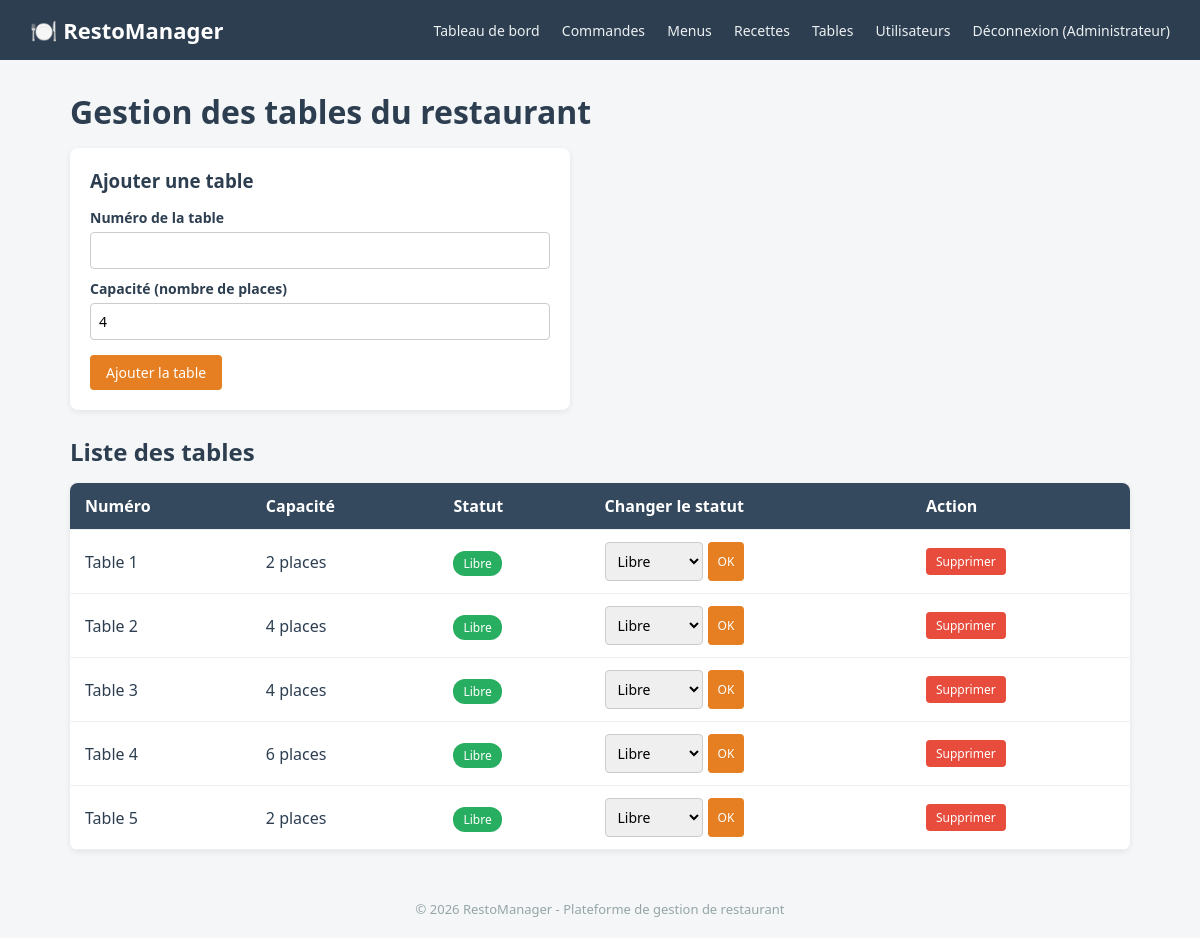
The page /tables.php (signed in) on the database its author committed.
### tables this page shows
CREATE TABLE tables_restaurant (
    id INT AUTO_INCREMENT PRIMARY KEY,
    numero INT NOT NULL,
    capacite INT DEFAULT 4,
    statut ENUM('libre','occupee','reservee') DEFAULT 'libre'
);

### tables.php (the view, shortened to what this page needs)
<?php require 'header.php'; ?>
<h1>Gestion des tables du restaurant</h1>
<form class="formulaire" method="POST" action="tables.php">
    <h3>Ajouter une table</h3>
    <label for="numero">Numéro de la table</label>
    <input type="number" id="numero" name="numero" min="1" required>
    <label for="capacite">Capacité (nombre de places)</label>
    <input type="number" id="capacite" name="capacite" min="1" value="4" required>
    <button type="submit" name="ajouter">Ajouter la table</button>
</form>
<h2>Liste des tables</h2>
<table>
    <tr>
        <th>Numéro</th>
        <th>Capacité</th>
        <th>Statut</th>
        <th>Changer le statut</th>
        <th>Action</th>
    </tr>
    <?php
    $res = $conn->query("SELECT * FROM tables_restaurant ORDER BY numero");
    while ($table = $res->fetch_assoc()):
    ?>
        <tr>
            <td>Table <?= $table['numero'] ?></td>
            <td><?= $table['capacite'] ?> places</td>
            <td><span class="badge badge-<?= $table['statut'] ?>"><?= ucfirst($table['statut']) ?></span></td>
            <td>
                <form method="POST" action="tables.php" style="display:flex; gap:5px;">
                    <select name="statut" style="width:auto;">
                        <?php foreach (['libre','occupee','reservee'] as $statut):
                            $selected = ($statut === $table['statut']) ? 'selected' : '';
                        ?>
                            <option value="<?= $statut ?>" <?= $selected ?>><?= ucfirst($statut) ?></option>
                        <?php endforeach; ?>
                    </select>
                    <button type="submit" name="changer_statut" class="btn-sm">OK</button>
                </form>
            </td>
            <td class="actions">
                <a class="btn btn-sm btn-danger" href="tables.php?supprimer=<?= $table['id'] ?>"
                   onclick="return confirm('Supprimer cette table ?');">Supprimer</a>
            </td>
        </tr>
    <?php endwhile; ?>
</table>
<?php require 'footer.php'; ?>

### css/style.css (style rules this page uses)
* { margin: 0; padding: 0; box-sizing: border-box; font-family: 'Segoe UI', Arial, sans-serif; }
body { background-color: #f4f6f8; color: #2c3e50; }
h1, h2, h3 { margin-bottom: 15px; color: #2c3e50; }
table { width: 100%; border-collapse: collapse; background: #fff; border-radius: 8px; overflow: hidden; box-shadow: 0 2px 6px rgba(0,0,0,0.08); margin-bottom: 20px; }
table th, table td { padding: 12px 15px; text-align: left; border-bottom: 1px solid #ecf0f1; }
table th { background-color: #34495e; color: #fff; }
form.formulaire { background: #fff; padding: 20px; border-radius: 8px; box-shadow: 0 2px 6px rgba(0,0,0,0.08); margin-bottom: 25px; max-width: 500px; }
label { display: block; margin-top: 10px; margin-bottom: 5px; font-weight: bold; font-size: 14px; }
input, select, textarea { width: 100%; padding: 8px; border: 1px solid #ccc; border-radius: 4px; font-size: 14px; }
button, .btn { display: inline-block; margin-top: 15px; padding: 8px 16px; background-color: #e67e22; color: #fff; border: none; border-radius: 4px; cursor: pointer; text-decoration: none; font-size: 14px; transition: background-color 0.2s; }
.btn-danger { background-color: #e74c3c; }
.btn-sm { padding: 5px 10px; font-size: 12px; margin-top: 0; }
.actions a { margin-right: 6px; }
.badge { padding: 4px 10px; border-radius: 12px; font-size: 12px; color: #fff; }
.badge-libre { background-color: #27ae60; }

### rows shown on the page
tables_restaurant: numero "1", capacite "2", statut "Libre"
tables_restaurant: numero "2", capacite "4", statut "Libre"
tables_restaurant: numero "3", capacite "4", statut "Libre"
tables_restaurant: numero "4", capacite "6", statut "Libre"
tables_restaurant: numero "5", capacite "2", statut "Libre"

### other values the page prints
$_SESSION['nom'] "Administrateur"
form field statut "Libre"
